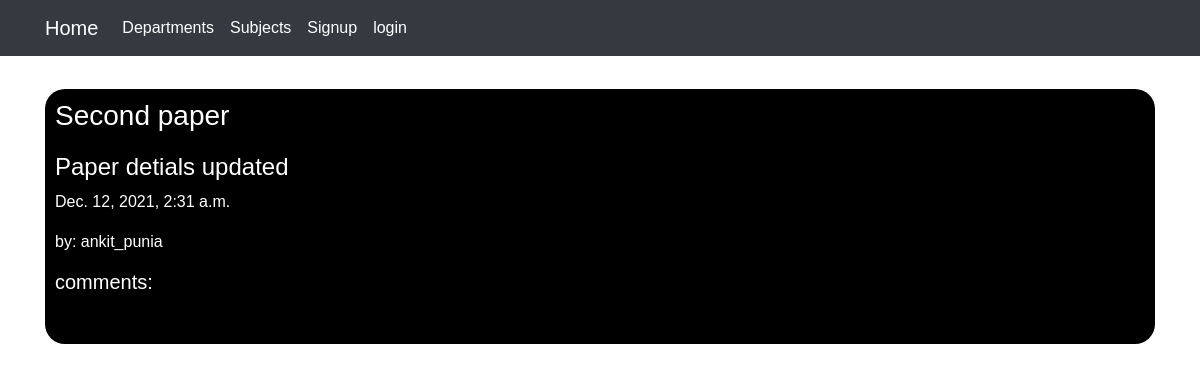
The app's page /subject/details/2/ with its own data.
### subjects/models.py (models this page shows, shortened)
class Subject(models.Model):
    title = models.CharField(max_length=100)
    details = models.TextField()
    user = models.ForeignKey(User, related_name='subjects', on_delete=models.CASCADE)
    created_at = models.DateTimeField(auto_now=True)
    department = models.ForeignKey(Department, related_name='subjects', null=True, blank=True,on_delete=models.CASCADE)
    github_url = models.URLField(blank=True)
    document_file = models.FileField(upload_to='profile_pics', blank=True, null=True, validators=[validate_file_extension])
    class Meta:
        ordering = ["-created_at"]

### subjects/views.py (the view)
# urls.py: path('details/<int:pk>/', views.subject_detail, name='details'),
def subject_detail(request, pk):
    subject = get_object_or_404(Subject, pk=pk)
    comments = subject.comments
    if request.method == "POST":
        comment_form = CreateCommentForm(request.POST)
        if comment_form.is_valid():
            user_comment = comment_form.save(commit=False)
            user_comment.subject = subject
            user_comment.user = request.user
            user_comment.save()
            return HttpResponseRedirect(reverse('subjects:details', kwargs={'pk': subject.pk}))
    else:
        comment_form = CreateCommentForm
    return render(request, 'subjects/subject_detail.html', {'subject': subject, 'comment_form': comment_form,})

### subjects/templates/subjects/subject_detail.html (shortened to what this page needs)
{% extends 'base.html' %}
{% block content %}
<div class='subject-list comment-form'>
    <h1>{{ subject.title }}</h1>
    <h4>{{ subject.details }}</h4>
    <div class='date'>
        <p>{{ subject.created_at }}</p>
    </div>
    <p>by: {{ subject.user }}</p>
    <h5>comments:</h5>
    {% load mptt_tags %}
    <div class='comment-list'>
        {% recursetree subject.comments.all %}
        <div id="{{ node.id }}" class="my-2 p-2">
            <div class="d-flex justify-content-between">
            </div>
        </div>
        {% endrecursetree %}
    </div>
</div>
{% endblock %}

### static/main.css (style rules this page uses)
body { margin: 0%; padding: 0%; font-family: sans-serif; }

### static/list.css (style rules this page uses)
.subject-list { padding: 10px; margin-top: 3%; width: 100%; height: fit-content; background: black; color: white; top: 50%; left: 50%; box-sizing: border-box; border-radius: 20px; }
.subject-list h1 { margin: 0; padding: 0 0 20px; font-size: 28px; }

### records on screen
Subject: title "Second paper", details "Paper detials updated", created_at "Dec. 12, 2021, 2:31 a.m.", user "ankit_punia"
